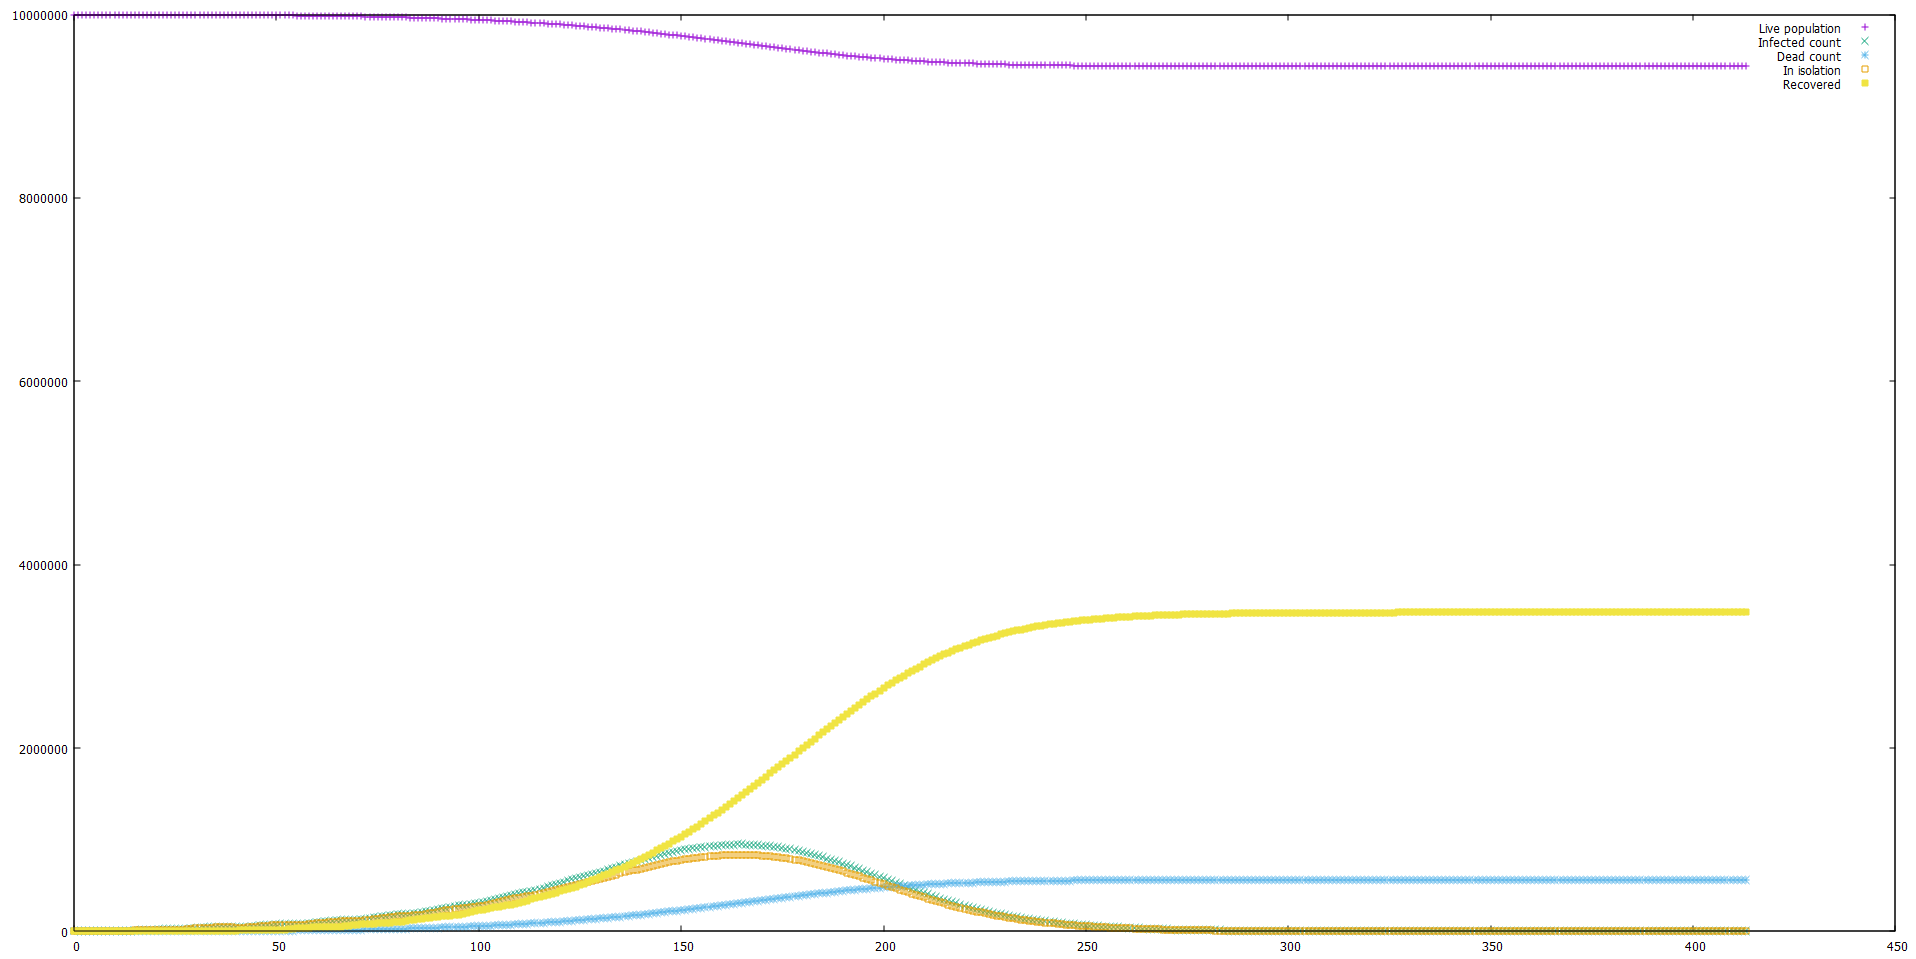

gnuplot code for this plot:
set format y "%'.0f"

plot 	"example_result.csv" using 1:2 title "Live population", \
	"example_result.csv" using 1:3 title "Infected count", \
	"example_result.csv" using 1:4 title "Dead count", \
	"example_result.csv" using 1:5 title "In isolation", \
	"example_result.csv" using 1:6 title "Recovered"
